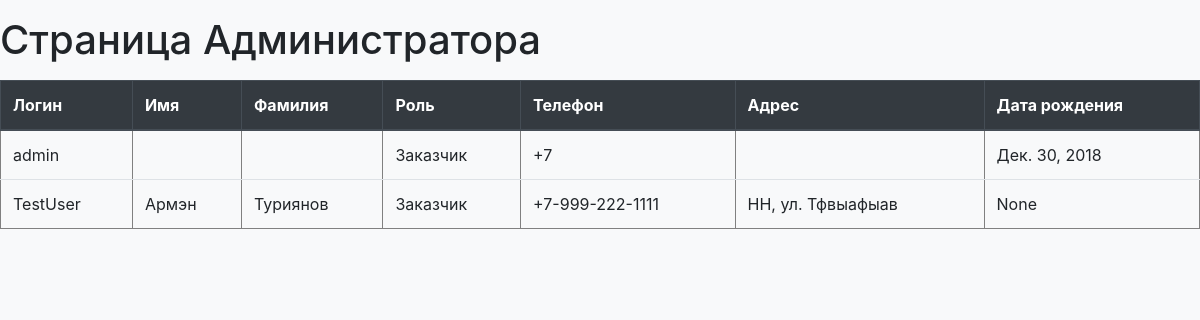
Page /administrator/ (signed in) on the earlier database version.
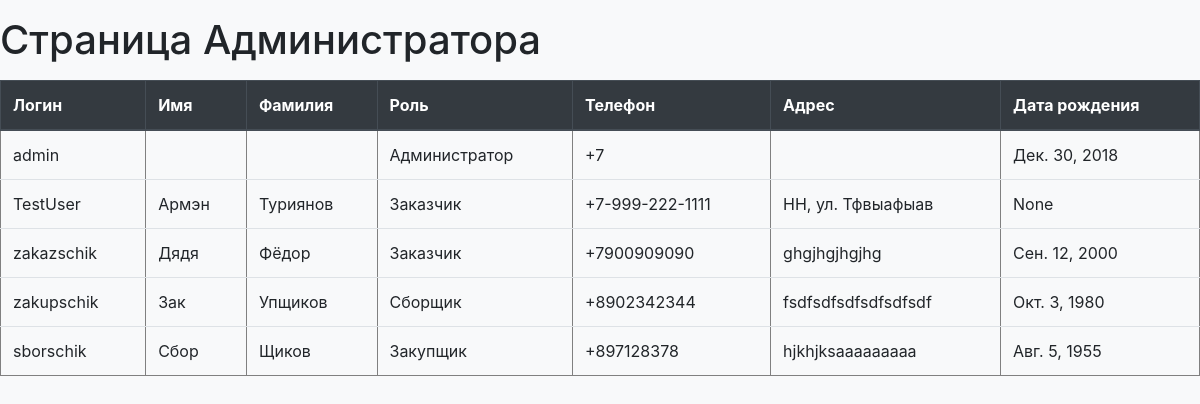
Same page on the later database version.
### main/models.py (models this page shows)
class User(AbstractUser):
    phone = models.CharField(max_length=20, blank=True, null=True)
    location = models.CharField(max_length=255, blank=True, null=True)
    birth_date = models.DateField(blank=True, null=True)
    ZAKAZSCHIK = 'Заказчик'
    SBORSCHIK = 'Сборщик'
    ZAKUPSCHIK = 'Закупщик'
    ADMINISTRATOR = 'Администратор'
    ROLES = (
        (Roles.ZAKAZSCHIK, ZAKAZSCHIK),
        (Roles.SBORSCHIK, SBORSCHIK),
        (Roles.ZAKUPSCHIK, ZAKUPSCHIK),
        (Roles.ADMINISTRATOR, ADMINISTRATOR),
    )
    role = models.PositiveIntegerField(choices=ROLES, default=Roles.ZAKAZSCHIK)

### main/roles/views.py (the view)
# urls.py: path('administrator/', AdministratorMainView.as_view(), name=AdministratorMainView.url_name),
class AdministratorMainView(LoginRequiredMixin, TemplateView):
    template_name = 'main/administrator.html'
    url_name = 'administrator'
    def get_context_data(self, **kwargs):
        context = super().get_context_data(**kwargs)
        context['providers'] = Provider.objects.all()
        context['users'] = User.objects.all()
        return context

### main/templates/main/administrator.html (shortened to what this page needs)
{% extends 'base.html' %}
{% block content %}
<p>
    <h1>Страница Администратора</h1>
</p>
        <div>
            {% if users %}<table border="1px" class="table">
                <thead class="thead-dark">
                <tr>
                    <th scope="col">Логин</th>
                    <th scope="col">Имя</th>
                    <th scope="col">Фамилия</th>
                    <th scope="col">Роль</th>
                    <th scope="col">Телефон</th>
                    <th scope="col">Адрес</th>
                    <th scope="col">Дата рождения</th>
                </tr>
                </thead>
                <tbody>
                {% for user in users %}
                <tr>
                    <td>{{ user.username }}</td>
                    <td>{{ user.first_name }}</td>
                    <td>{{ user.last_name }}</td>
                    {% if user.role == 3 %}
                        <td> Администратор </td>
                    {% elif user.role == 2 %}
                        <td> Сборщик </td>
                    {% elif user.role == 1 %}
                        <td> Закупщик </td>
                    {% else %}
                        <td> Заказчик </td>
                    {% endif %}
                    <td>{{ user.phone }}</td>
                    <td>{{ user.location }}</td>
                    <td>{{ user.birth_date }}</td>
                </tr>
                {% endfor %}
                </tbody>
            </table>
            {% endif %}
        </div>
{% endblock content %}

### templates/base.html (shortened to what this page needs)
{% load static %}
<!DOCTYPE html>
<html lang="en">
<head>
    <link rel="stylesheet" href="https://stackpath.bootstrapcdn.com/bootstrap/4.3.1/css/bootstrap.min.css">
    <link rel="stylesheet" href="{% static 'css/styles.css' %}">
</head>
<body class="bg-light">
    {% block content %}{% endblock %}
</body>
</html>

Differences in the rows shown:
changed User "admin": role "Заказчик" → "Администратор"
added User: username "zakazschik", first_name "Дядя", last_name "Фёдор", role "Заказчик", phone "+7900909090", location "ghgjhgjhgjhg", birth_date "Сен. 12, 2000"
added User: username "zakupschik", first_name "Зак", last_name "Упщиков", role "Сборщик", phone "+8902342344", location "fsdfsdfsdfsdfsdfsdf", birth_date "Окт. 3, 1980"
added User: username "sborschik", first_name "Сбор", last_name "Щиков", role "Закупщик", phone "+897128378", location "hjkhjksaaaaaaaaa", birth_date "Авг. 5, 1955"
